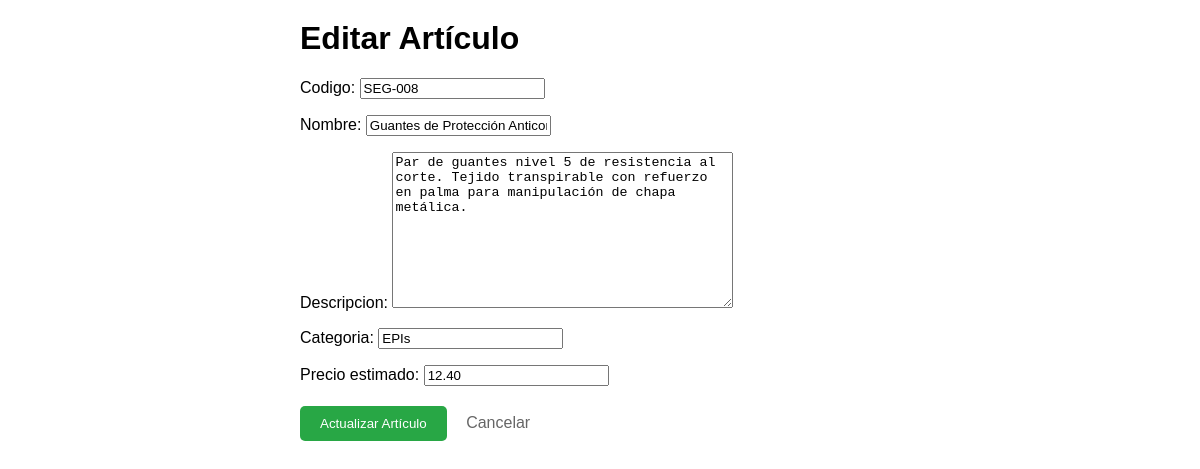
Before: /articulos/editar/8/ with the older database file.
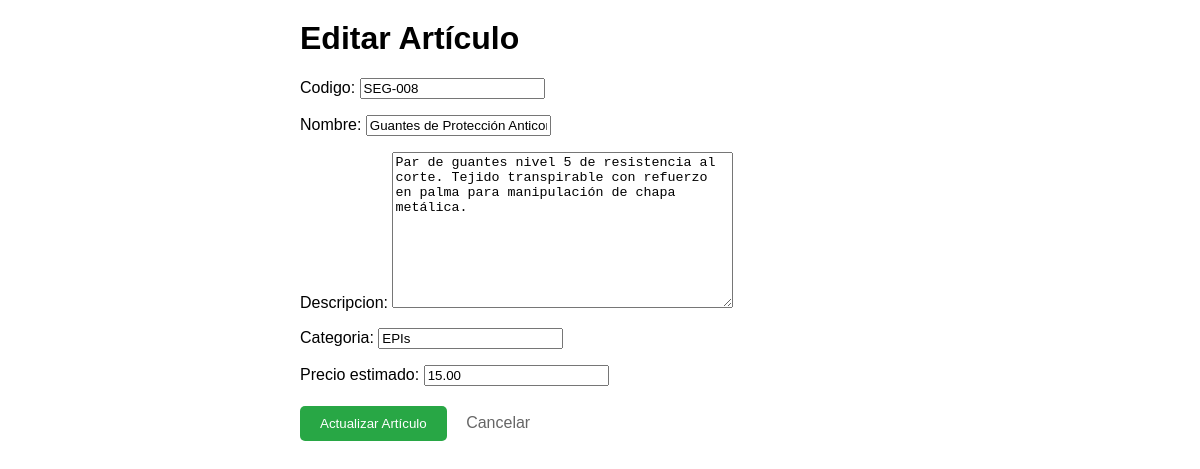
After: the same page with the newer database file.
### compras/models.py (models this page shows, shortened)
class Articulo(models.Model):
    codigo = models.CharField(max_length=20, unique=True)
    nombre = models.CharField(max_length=150)
    descripcion = models.TextField()
    categoria = models.CharField(max_length=100)
    precio_estimado = models.DecimalField(max_digits=10, decimal_places=2)

### compras/views.py (the view)
# urls.py: path('articulos/editar/<int:pk>/', views.editar_articulo, name='editar_articulo'),
def editar_articulo(request, pk):
    articulo = get_object_or_404(Articulo, pk=pk)
    if request.method == 'POST':
        form = ArticuloForm(request.POST, instance=articulo)
        if form.is_valid():
            form.save()
            return redirect('compras:listado_articulos')
    else:
        form = ArticuloForm(instance=articulo)
    return render(request, 'compras/form_articulo.html', {'form': form, 'editando': True})

### compras/forms.py
class ArticuloForm(forms.ModelForm):
    class Meta:
        model = Articulo
        fields = '__all__'

### compras/templates/compras/form_articulo.html (shortened to what this page needs)
<div style="max-width: 600px; margin: 20px auto; font-family: sans-serif;">
    <h1>{% if editando %}Editar Artículo{% else %}Nuevo Artículo{% endif %}</h1>
    <form method="post">
        {{ form.as_p }}
        <div style="margin-top: 20px;">
            <button type="submit" style="background: #28a745; color: white; padding: 10px 20px; border: none; border-radius: 5px; cursor: pointer;">
                {% if editando %}Actualizar Artículo{% else %}Guardar Artículo{% endif %}
            </button>
            <a href="{% url 'compras:listado_articulos' %}" style="margin-left: 15px; color: #666; text-decoration: none;">Cancelar</a>
        </div>
    </form>
</div>

Changed rows visible on the page:
changed Articulo "SEG-008": precio_estimado "12.40" → "15.00"
